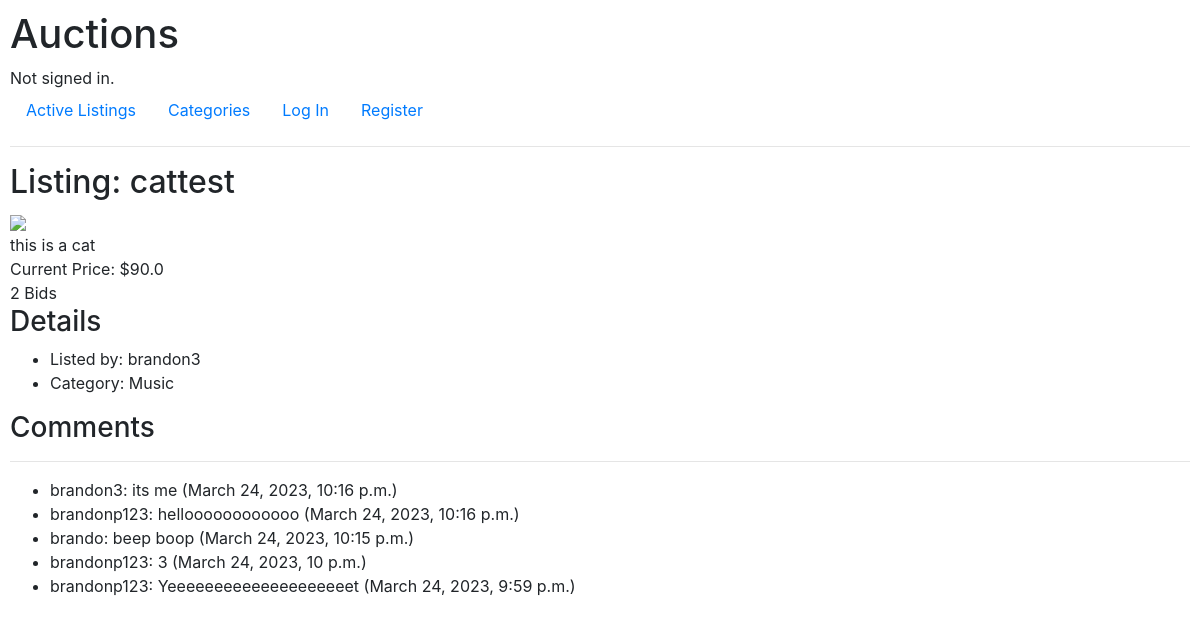
Page /listing/16 on the earlier database version.
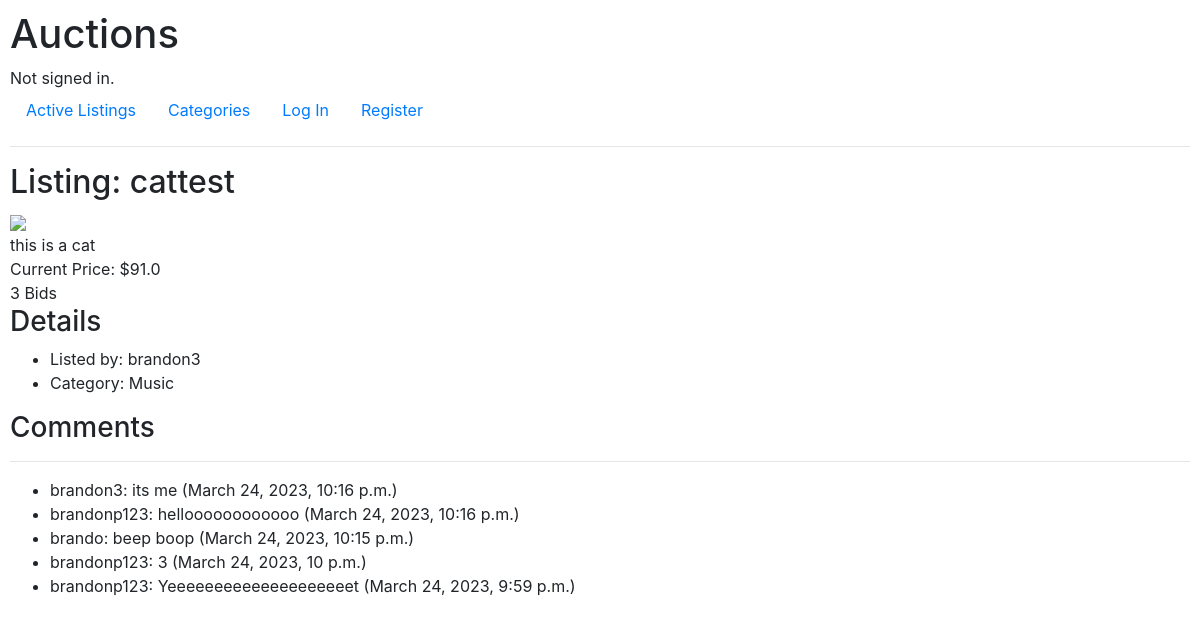
Same page on the later database version.
### auctions/models.py (models this page shows, shortened)
class Listing(models.Model):
    title = models.CharField(max_length=50)
    description = models.CharField(max_length=1000)
    price = models.FloatField()
    image_url = models.CharField(max_length=1500, blank=True)
    is_active = models.BooleanField(default=True)
    user = models.ForeignKey(User, on_delete=models.CASCADE, blank=True, null=True, related_name="listing_user") # One user can be associated with many listings
    category = models.ForeignKey(Category, on_delete=models.CASCADE, blank=True, null=True, related_name="listing_category") # One category can be associated with many listings
    time = models.DateTimeField(auto_now_add=True) # Auto timestamp

class Category(models.Model):
    category_name = models.CharField(max_length=50)
    def __str__(self):
        return self.category_name

### auctions/views.py (the view)
# urls.py: path("listing/<str:listing_id>", views.listing, name="listing"),
def listing(request, listing_id):
    user_id = request.user.id
    filter = {"user": user_id, "listing": listing_id}
    if len(Watchlist.objects.filter(**filter)) == 1:
        in_watchlist = True
    else:
        in_watchlist = False
    current_listing = Listing.objects.get(id=int(listing_id))
    seller = User.objects.get(id=current_listing.user.id)
    comments = Comment.objects.filter(listing=current_listing.id).order_by("-time")
    bids = Bid.objects.filter(listing=current_listing.id)
    number_of_bids = len(bids)
    if number_of_bids > 0:
        highest_bid = bids.order_by("-amount")[0]
        winner_id = highest_bid.user.id
    else:
        highest_bid = None
        winner_id = None
    return render(request, "auctions/listing.html", {
        "listing": current_listing,
        "user_id": user_id,
        "in_watchlist": in_watchlist,
        "number_of_bids": number_of_bids,
        "winner_id": winner_id,
        "bid_form": BidForm,
        "comment_form": CommentForm,
        "seller": seller,
        "comments": comments
    })

### auctions/templates/auctions/listing.html (shortened to what this page needs)
{% extends "auctions/layout.html" %}
{% block body %}
    <h2>Listing: {{ listing.title }}</h2>
    <div>
        <img src="{{ listing.image_url }}" onerror="this.onerror=null;this.src='https://www.survivorsuk.org/wp-content/uploads/2017/01/no-image.jpg';" width="400px" height="auto">
    </div>
    <div>
        {{ listing.description }}
    </div>
    <div>
        Current Price: ${{ listing.price }}
    </div>
    <div>
        {{ number_of_bids }} Bids
    </div>
    <div>
        <h3>Details</h3>
    </div>
    <div>
        <ul>
            <li>Listed by: {{ seller.username }}</li>
            <li>Category: {{ listing.category }}</li>
        </ul>
    </div>
    <div>
        <h3>Comments</h3>
    </div>
    <hr>
    <div>
        <ul>
            {% for comment in comments %}
                <li>{{ comment.user }}: {{ comment.comment }} ({{ comment.time }})</li>
            {% endfor %}
        </ul>
    </div>
{% endblock %}

Differences in the rows shown:
changed Listing "cattest": price "90.0" → "91.0"
Other differences:
{{ number_of_bids }}: "2" → "3"
